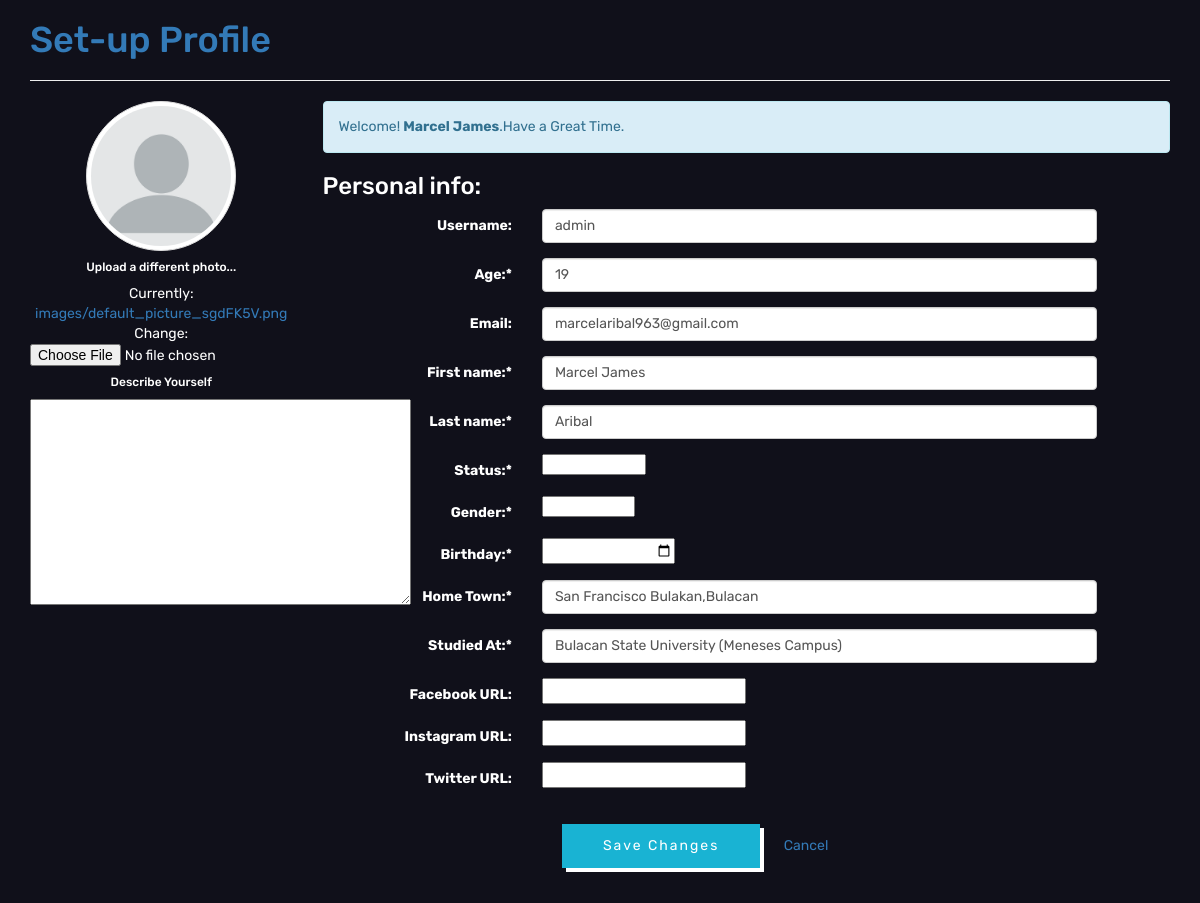
/set-up/ (signed in), run on the app's committed database.
### web/models.py (models this page shows)
class User(AbstractUser):
    name = models.CharField(max_length=200, null= True)
    last_name = models.CharField(max_length=200, null= True , verbose_name="Last Name")
    email = models.EmailField(unique=True,null=True)
    age = models.IntegerField(null=True)
    gender = models.ForeignKey(Gender, on_delete=models.SET_NULL, null = True)
    bio = models.TextField(null=True, max_length=1000)
    fb_url = models.CharField(max_length=255, blank=True)
    insta_url = models.CharField(max_length=255, blank=True)
    twitter_url = models.CharField(max_length=255, blank=True)
    birthday = models.DateField(null=True)
    avatar = models.ImageField( default='avatar.png', upload_to='images')
    location = models.CharField(null=True, max_length=50)
    school = models.CharField(null=True, max_length=100)
    status = models.ForeignKey(Status, on_delete=models.SET_NULL, null=True, blank=True)
    created_on =models.DateTimeField(default=timezone.now)
    hobby = models.ForeignKey(Hobby, on_delete=models.SET_NULL, null = True , blank=True, verbose_name= "Whats your hobby?")
    USERNAME_FIELDS = 'email'
    REQUIRED_FIELDS = []

class Status(models.Model):
    status = models.CharField(max_length=100)
    def __str__(self):
        return self.status

class Gender(models.Model):
    gender = models.CharField(max_length=10)
    def __str__(self):
        return self.gender

### web/views.py (the view)
# urls.py: path('set-up/',views.setup_profile, name = "set-up-profile"),
@login_required(login_url= "/login" )
def setup_profile(request):
    user = request.user
    form = UserUpdateForm(instance=user)
    if request.method == "POST":
        form = UserUpdateForm( request.POST, request.FILES, instance=user)
        if form.is_valid():
            form.save()
            messages.success(request, f" Your Account has been updated ")
            return redirect ('main:profile', pk=user.id)
    context = {
        'form':form,
    }
    return render(request, 'setup.html',context)

### web/templates/setup.html (shortened to what this page needs)
<html>
<link href="//netdna.bootstrapcdn.com/bootstrap/3.0.0/css/bootstrap.min.css" rel="stylesheet" id="bootstrap-css">
<link rel = "stylesheet" href = "https://unpkg.com/boxicons@latest/css/boxicons.min.css">
<body class="body">
  <div class="container bootstrap snippets bootdey">
    <h1 class="text-primary">Set-up Profile</h1>
      <hr>
  <div class="row">
<form method="POST" enctype="multipart/form-data">
            <div class="col-md-3">
              <div class="text-center">
                {% if user.avatar %}
                <img src="{{request.user.avatar.url}}" class="avatar img-circle img-thumbnail" alt="avatar" width="400">
                {% else %}
                {% load static %}
                {% endif %}
                <h6>Upload a different photo...</h6>
                  {{form.avatar}}
                  <h6>Describe Yourself</h6>
                  {{form.bio}}
              </div>
            </div>
            <div class="col-md-9 personal-info">
              <div class="alert alert-info alert-dismissable">
              Welcome!<strong> {{request.user.name}}</strong>.Have a Great Time.
              </div>
              <h3>Personal info: </h3>
              <div class="form-horizontal" role="form">
                <div class="form-group">
                  <label class="col-lg-3 control-label">Username:</label>
                  <div class="col-lg-8">
                    {{form.username}}
                  </div>
                </div>
                <div class="form-group">
                  <label class="col-lg-3 control-label">Age:*</label>
                  <div class="col-lg-8">
                    {{form.age}}
                  </div>
                </div>
                <div class="form-group">
                  <label class="col-lg-3 control-label">Email:</label>
                  <div class="col-lg-8">
                    {{form.email}}
                  </div>
                </div>
                <div class="form-group">
                  <label class="col-lg-3 control-label">First name:*</label>
                  <div class="col-lg-8">
                    {{form.name}}
                  </div>
                </div>
                <div class="form-group">
                  <label class="col-lg-3 control-label">Last name:*</label>
                  <div class="col-lg-8">
                    {{form.last_name}}
                  </div>
                </div>
                <div class="form-group">
                  <label class="col-lg-3 control-label">Status:*</label>
                  <div class="col-lg-8" >
                    {{form.status}}
                  </div>
                </div>
                <div class="form-group">
                  <label class="col-lg-3 control-label">Gender:*</label>
                  <div class="col-lg-8" >
                    {{form.gender}}
                  </div>
                </div>
                <div class="form-group">
                  <label class="col-lg-3 control-label">Birthday:*</label>
                  <div class="col-lg-8" >
                    {{form.birthday}}
                  </div>
                </div>
                <div class="form-group">
                  <label class="col-lg-3 control-label">Home Town:*</label>
                  <div class="col-lg-8" >
                    {{form.location}}
                  </div>
                </div>
                <div class="form-group">
                  <label class="col-lg-3 control-label">Studied At:*</label>
                  <div class="col-lg-8" >
                    {{form.school}}
                  </div>
                </div>
                <div class="form-group">
                  <label class="col-lg-3 control-label">Facebook URL:</label>
                  <div class="col-lg-8" >
                    {{form.fb_url}}
                  </div>
                </div>
                <div class="form-group">
                  <label class="col-lg-3 control-label">Instagram URL:</label>
                  <div class="col-lg-8" >
                    {{form.insta_url}}
                  </div>
                </div>
                <div class="form-group">
                  <label class="col-lg-3 control-label">Twitter URL:</label>
                  <div class="col-lg-8" >
                    {{form.twitter_url}}
                  </div>
                </div>
                <div class="form-group">
                <label class="col-lg-3 control-label"></label>
                <div class="col-lg-8" >
                  <button class="submit" id="button-34">Save Changes</button>
                  <a href="/profile/{{user.id}}">Cancel</a>
                </div>
              </div>
            </div>
    </div>
</form>
</body>
</html>

### web/templates/setup.html (style rules this page uses)
.body { font-family: 'Rubik', sans-serif; }
body { margin-top:20px; }
.avatar { width:150px; height:100px; }
#button-34 { background: #19b3d3; color: white; box-shadow: 4px 4px white; padding: 0 40px; line-height: 42px; display: inline-block; border: 1px solid transparent; font-size: 14px; font-weight: 400; letter-spacing: 2px; transition: ease all 0.35s; margin: 20px; }
.body { background-color: #10101a; color: white; }

### data on the page
User: user.avatar (placeholder picture), bio "hello", user.name "Marcel James", username "admin", age "19", email "marcelaribal963@gmail.com", name "Marcel James", last_name "Aribal", birthday "08/30/2002", location "San Francisco Bulakan,Bulacan", school "Bulacan State University (Meneses Campus)", fb_url "none", insta_url "none", twitter_url "none"
Status: status "Single"
Gender: gender "Male"
